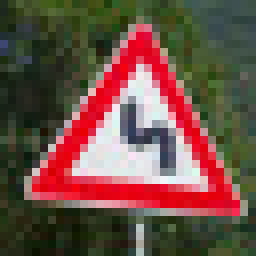
#> input picture testsigns/image1.jpg, 32 x 32 px (shown 8 times larger); its folder holds only this picture in this run
$ jupyter execute --allow-errors Traffic_Signs_Recognition.ipynb   (shell and % lines are left out)
#> lines starting #> are read from the running program, lines starting #| are printed output that depends on the picture
# Self-Driving Car Engineer Nanodegree

## Deep Learning

## Project: Build a Traffic Sign Recognition Classifier

In this notebook, a template is provided for you to implement your functionality in stages which is required to successfully complete this project. If additional code is required that cannot be included in the notebook, be sure that the Python code is successfully imported and included in your submission, if necessary. Sections that begin with **'Implementation'** in the header indicate where you should begin your implementation for your project. Note that some sections of implementation are optional, and will be marked with **'Optional'** in the header.

In addition to implementing code, there will be questions that you must answer which relate to the project and your implementation. Each section where you will answer a question is preceded by a **'Question'** header. Carefully read each question and provide thorough answers in the following text boxes that begin with **'Answer:'**. Your project submission will be evaluated based on your answers to each of the questions and the implementation you provide.

>**Note:** Code and Markdown cells can be executed using the **Shift + Enter** keyboard shortcut. In addition, Markdown cells can be edited by typically double-clicking the cell to enter edit mode.

---

## Step 1: Dataset Exploration

Visualize the German Traffic Signs Dataset. This is open ended, some suggestions include: plotting traffic signs images, plotting the count of each sign, etc. Be creative!

The pickled data is a dictionary with 4 key/value pairs:

- features -> the images pixel values, (width, height, channels)
- labels -> the label of the traffic sign
- sizes -> the original width and height of the image, (width, height)
- coords -> coordinates of a bounding box around the sign in the image, (x1, y1, x2, y2). Based the original image (not the resized version).

[cell 1]
# Load pickled data
import pickle
import numpy as np
from sklearn.model_selection import train_test_split

# TODO: fill this in based on where you saved the training and testing data
training_file = "train.p"
testing_file = "test.p"

#> (the rest of this cell did not finish here and is left out)

#> (a cell that did not finish here is left out)

[cell 3]
# Data exploration visualization goes here.
### Feel free to use as many code cells as needed.

import pandas as pd
import seaborn as sns
sns.set_style("whitegrid")

#load the the Sign Names
signnames = pd.read_csv("signnames.csv")
#> (reads signnames.csv from the repository)
#> further down, image is the input picture: shape (32, 32, 3); mean R, G, B 110.6, 79.6, 69

# Build dataframe for training data
#> (the rest of this cell did not finish here and is left out)

The training and testing data is proportionally distributed and I think It is useful as we can do the testing in a balanced manner.

[cell 4]
# I would like to view the samples in the data set

import numpy as np
import matplotlib.pyplot as plt
import matplotlib.gridspec as gridspec

gs = gridspec.GridSpec(6, 4, top=1., bottom=-0.3, right=2., left=0., hspace=0.3, wspace=0.2)
i=0

# Get indexes of each example type we're going to visualize
#> (the rest of this cell did not finish here and is left out)

[cell 5]
gs2 = gridspec.GridSpec(5, 4, top=1., bottom=-0.3, right=2.0, left=0., hspace=0.3, wspace=0.2)
i=0

# Get indexes of each example type we're going to visualize
#> (the rest of this cell did not finish here and is left out)

The two cells above show a selection of signs present in the dataset. It is clear from the dataset that these signs were captured in different data lightening conditions. So it means we need to process that data before forwarding it to the CNN.

----

## Step 2: Design and Test a Model Architecture

Design and implement a deep learning model that learns to recognize traffic signs. Train and test your model on the [German Traffic Sign Dataset](http://benchmark.ini.rub.de/?section=gtsrb&subsection=dataset).

There are various aspects to consider when thinking about this problem:

- Your model can be derived from a deep feedforward net or a deep convolutional network.
- Play around preprocessing techniques (normalization, rgb to grayscale, etc)
- Number of examples per label (some have more than others).
- Generate fake data.

Here is an example of a [published baseline model on this problem](http://yann.lecun.com/exdb/publis/pdf/sermanet-ijcnn-11.pdf). It's not required to be familiar with the approach used in the paper but, it's good practice to try to read papers like these.

### Implementation

Use the code cell (or multiple code cells, if necessary) to implement the first step of your project. Once you have completed your implementation and are satisfied with the results, be sure to thoroughly answer the questions that follow.

Here we complete the preprocessing step. In this step I have processed the images through the CLAHE based RGB normaization step. Which lightens the images and clearly enhances different features present in the imges.

### Question 1

_Describe the techniques used to preprocess the data._

**Answer:**

To process my images I am applying the CLAHE Algorithm in the LAB color space to do the contrast enhancement. The results of this enhancement can be seen in the images generated in the previous step.

In addition to the contrast enhancement I am normalizing the images between [0..1] by dividing the image data by the max in that image.

Intially tried the grayscale based single layer processing it was faster and layers were quick to reach a good accuracy. It was also reported by the Yan  Lecun that they were able to achieve better accuracy with grayscale images for traffic sign classification.

[cell 6]
### Generate data additional (if you want to!)
### and split the data into training/validation/testing sets here.
### Feel free to use as many code cells as needed.

from sklearn.utils import shuffle
import scipy
from scipy import linalg
import scipy.ndimage as ndi
from skimage import transform, exposure
from skimage.util import random_noise
import skimage

#X_train=train_x
#X_test=test_x

# Following few functions are taken form the tflearn library code.
# http://tflearn.org/data_augmentation/#image-augmentation


# [92 lines left out: functions transform_matrix_offset_center, apply_transform, shear, shift, rotation, multitransform and 1 more, not called in this run]

#> (the rest of this cell did not finish here and is left out)

[cell 7]
## Show the above samples with preprocessing applied
#for X in traindata.iterrows():
plt.figure()

#> (the rest of this cell did not finish here and is left out)

[cell 8]
### Preprocess the data here.
### Feel free to use as many code cells as needed.
import cv2
from sklearn.preprocessing import scale

def preprocess(image):
    image=cv2.convertScaleAbs(image)

    # Convert to LAB colorspace
    lab = cv2.cvtColor(image, cv2.COLOR_BGR2LAB)
#> lab: shape (32, 32, 3); mean of channels 0, 1, 2 91.3, 133.1, 113.6

    l, a, b = cv2.split(lab)
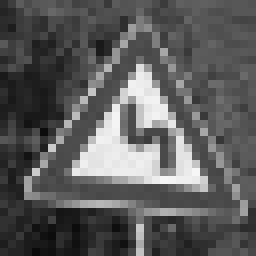
#> l: shape (32, 32) (shown 8 times larger); min 10, max 246, mean 91.3
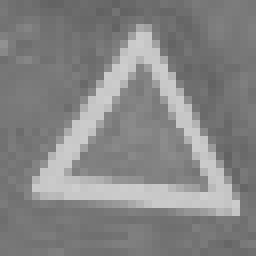
#> a: shape (32, 32) (shown 8 times larger); min 98, max 205, mean 133.1
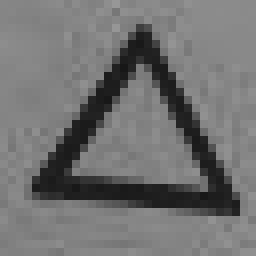
#> b: shape (32, 32) (shown 8 times larger); min 23, max 151, mean 113.6
    clahe = cv2.createCLAHE(clipLimit=3.0, tileGridSize=(8,8))
    cl = clahe.apply(l)
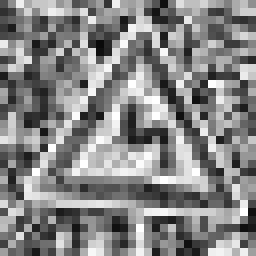
#> cl: shape (32, 32) (shown 8 times larger); min 10, max 255, mean 133.3

    limg = cv2.merge((cl,a,b))
#> limg: shape (32, 32, 3); mean of channels 0, 1, 2 133.3, 133.1, 113.6

    final = cv2.cvtColor(limg, cv2.COLOR_LAB2BGR)
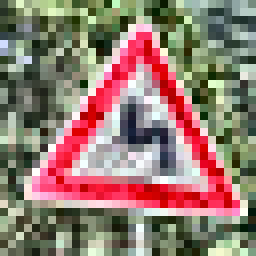
#> final: shape (32, 32, 3) (shown 8 times larger); mean R, G, B 148, 122.5, 112.3
    final=final/final.max()

    return final

#> (the rest of this cell did not finish here and is left out)

#> (a cell that did not finish here is left out)

### Question 2

_Describe how you set up the training, validation and testing data for your model. If you generated additional data, why?_

**Answer:**

I've decided to generate augmented data through three mechanisms by adding the following trasnformations.
1. Rotation (-10 , 10 )
2. Shifting (-5 , 5 )
3. Shearing (-5 , 5 )

Then for each image, I generate 5 additional images with 5 by randomly rotating, shifting and shearing it.

Then this augmented is processed through our processing algorithm for training.

## Model No:1

[cell 10]
### Define your architecture here.
### Feel free to use as many code cells as needed.

import tensorflow as tf
from tensorflow.contrib.layers import flatten


# [71 lines left out: function model, not called in this run]

### Model No:2

[cell 11]
### Define your architecture here.
### Feel free to use as many code cells as needed.

import tensorflow as tf
from tensorflow.contrib.layers import flatten


# [80 lines left out: function model, not called in this run]

### Question 3

_What does your final architecture look like? (Type of model, layers, sizes, connectivity, etc.)  For reference on how to build a deep neural network using TensorFlow, see [Deep Neural Network in TensorFlow
](https://classroom.udacity.com/nanodegrees/nd013/parts/fbf77062-5703-404e-b60c-95b78b2f3f9e/modules/6df7ae49-c61c-4bb2-a23e-6527e69209ec/lessons/b516a270-8600-4f93-a0a3-20dfeabe5da6/concepts/83a3a2a2-a9bd-4b7b-95b0-eb924ab14432) from the classroom._

**Answer:**

I have utilized multiple models (models 1 and model 2) which are shown in the cells above. I have used a traditional mnist style lenet model with some additional convolutional layers and Fully connected layers as shown below. In the second model, I have additionally flattened and concatenated the convolutional layers outputs before passing it to FC layer.

#### Model 1
1. Layer 1: Convolutional. Input = 32x32x3. Output = 30x30x100. Activation = elu. Pooling. Input = 30x30x100. Output = 15x15x100. Filter size : [3x3x100]

2. Layer 2: Convolutional. Output = 13x13x150. SOLUTION: Activation=elu. Pooling. Input = 13x13x150. Output = 7x7x150. [3x3x150]
3. Layer 3: Convolutional.Input = 7x7x150 Output = 4x4x250. Activation=elu. Pooling. Input = 4x4x150. Output = 2x2x250. [3x3x250]

4. Layer 4: Flatten. Input = 2x2x250. Output = 1000. Activation=elu.

5. Layer 5: Fully Connected. Input = 1000. Output = 500. Activation=elu.

6. Layer 6: Fully Connected. Input = 500. Output = 172. Activation=elu.

7. Layer 7: Fully Connected. Input = 172. Output = 43.

#### Model 2
1. Layer 1: Convolutional. Input = 32x32x3. Output = 30x30x100. Activation = elu. Pooling. Input = 30x30x100. Output = 15x15x100. Filter size : [3x3x100]

2. Layer 2: Convolutional. Output = 13x13x150. SOLUTION: Activation=elu. Pooling. Input = 13x13x150. Output = 7x7x150. [3x3x150]
3. Layer 3: Convolutional.Input = 7x7x150 Output = 4x4x250. Activation=elu. Pooling. Input = 4x4x150. Output = 2x2x250. [3x3x250]

4. Layer 4: Flattened and concatenated  conv1, conv2 and conv3 layers. Input = 2x2x250. Output = 1000. Activation=elu.

5. Layer 5: Fully Connected. Input = 1000. Output = 500. Activation=elu.

6. Layer 6: Fully Connected. Input = 500. Output = 172. Activation=elu.

7. Layer 7: Fully Connected. Input = 172. Output = 43.

[cell 12]
# Important note - Restoring the saved model only works after restarting the jupyter notebook kernel

### Train your model here.
### Feel free to use as many code cells as needed.


#BATCH_SIZE =64
#BATCH_SIZE =128
BATCH_SIZE =256
EPOCHS = 25
#> (the rest of this cell did not finish here and is left out)

#> (a cell that did not finish here is left out)

#> (a cell that did not finish here is left out)

### Question 4

_How did you train your model? (Type of optimizer, batch size, epochs, hyperparameters, etc.)_

**Answer:**
Kepping in view the recommendations of Yoshua Bengio in his article titled "Practical Recommendations for Gradient-Based Training of Deep Architectures". He recommends following for epoch and batch sizes:

1. Initial Learning Rate : I have kept the rate around 0.001. I did experiments with the additional values and I found this value to be good enough. This is often the single most important hyperparameter and one should always make sure that it has been tuned. According to Y. bengio as written in his article the typical values for a neural network with standardized inputs (or inputs mapped to the (0,1) interval) are less than 1 and greater than 10E−6 but these should not be taken as strict.

2. Batch Size: The mini-batch size is typically chosen between 1 and a few hundreds and I have chosen it to be 256 although I experimented with other values too. The impact of batch size is always on the number of computations as mentioned by Y. Bengio, larger batch size yield faster computation but requires visiting more examples in order to reach the same error, since there are less updates per epoch. This hyper-parameter will only impact training time and not so much test performance, so it can be optimized separately of the other hyperparameters.

3. Epochs : Choosen by me to be 25 because I am doing computations locally and I was unable to run it for long times. I also got good results with 50 epochs while 100 epochs was an overkill. I initially started with the 100 epochs but I quickly found out thay my algorithm converged quickly and it required less number of the epcohs to complete it. Hence I reduced the value by half and finally to the figure of 25. This hyperparameter requires that we keep a close watch on the results we get. If we prefer early stopping then this parameter can help us avoid over fitting. Practically, if somebody reaches a small values then we should wait and if the error does not reduce after a certain number of epochs then we stop the training.

4. Optimization Algorithm: I have choosen to use the adam optmizier built into the tensorflow. It is one of the newest additons in terms of an optimizer and people have reported achieving good results with this algorithm. I have also tried RMSProp, Adagrad etc. I found out that Adam was better and it converged quickly to the minimum.

### Question 5

_What approach did you take in coming up with a solution to this problem?_

**Answer:**
### Stage 1:
Initially I started with letnet model which we learned in the class and is starting point in dep learning litrature. I preprocessed the images and converted them to the grayscale and contrast enhanced the images to get better accuracy. Then I passed the data to the lenet classifier which gave me quite a good result.

### Stage 2:
But to enhance my learning I then modified the model to use all three layers which basically added some complexity to the system. I have also added the augmented data and that augmentation increased the accuracy of the system a lot. Also I modified the preprocessing algorithm so that it now worked with the RGB images.

### Stage 3:
Encouraged by the results I have got in the last stage I modified my layer configuration by adding more layers.

### Stage 4:
In stage I epxerimented with the dropout layers but was unable to secure good results with it.

### Stage 5:
To further enhance the results I tried to emulate the model which was used by the yann Lecun in his seminal paper on the traffic sign classification. In that I concatenated the results of the three conv layers after flattening them. This enhanced my models results a bit further.

---

## Step 3: Test a Model on New Images

Take several pictures of traffic signs that you find on the web or around you (at least five), and run them through your classifier on your computer to produce example results. The classifier might not recognize some local signs but it could prove interesting nonetheless.

You may find `signnames.csv` useful as it contains mappings from the class id (integer) to the actual sign name.

### Implementation

Use the code cell (or multiple code cells, if necessary) to implement the first step of your project. Once you have completed your implementation and are satisfied with the results, be sure to thoroughly answer the questions that follow.

[cell 15]
### Load the images and plot them here.
### Feel free to use as many code cells as needed.
import matplotlib.image as mpimg

directory = 'testsigns/'

test_images = np.zeros((5,32,32,3)) #, dtype=np.uint8)

#> (the rest of this cell did not finish here and is left out)
